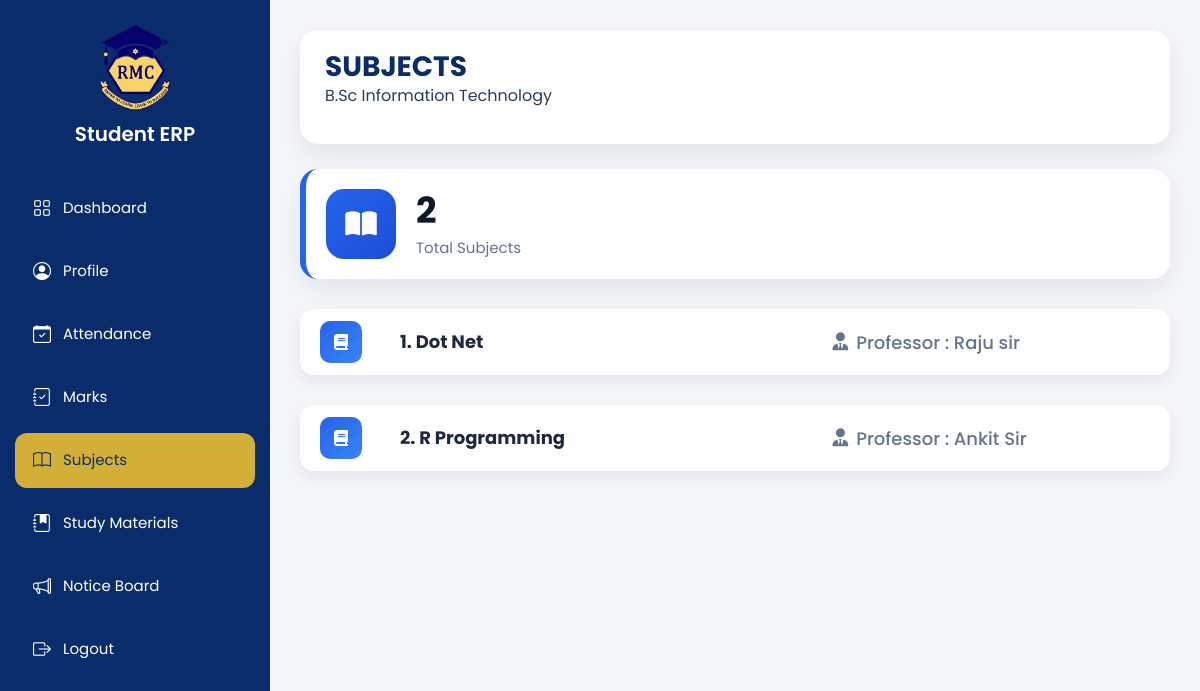
Screenshot of /student/subjects/ with the database file from the repository.
### core/models.py (models this page shows, shortened)
class Teacher(models.Model):
    teacher_id = models.CharField(max_length=20, unique=True)
    name = models.CharField(max_length=100)
    email = models.EmailField()
    mobile = models.CharField(max_length=15)
    subject = models.CharField(max_length=100)
    qualification = models.CharField(max_length=100, blank=True)
    experience = models.CharField(max_length=50, blank=True)
    gender = models.CharField(max_length=10, blank=True)
    dob = models.DateField(null=True, blank=True)
    joining_date = models.DateField(null=True, blank=True)
    address = models.TextField(blank=True)
    password = models.CharField(max_length=100)
    photo = models.ImageField(
        upload_to='teacher_photos/',
        null=True,
        blank=True
    )

### core/views.py (the view)
# urls.py: path('student/subjects/', views.student_subjects, name='student_subjects'),
def student_subjects(request):
    teachers = Teacher.objects.all()
    return render(request, 'student/subjects.html', {
        'subjects': teachers
    })

### templates/student/subjects.html (shortened to what this page needs)
{% load static %}
<!DOCTYPE html>
<html lang="en">
<head>
    <link href="https://cdn.jsdelivr.net/npm/bootstrap@5.3.3/dist/css/bootstrap.min.css" rel="stylesheet">
    <link href="https://cdn.jsdelivr.net/npm/bootstrap-icons@1.11.3/font/bootstrap-icons.css" rel="stylesheet">
    <link rel="stylesheet" href="{% static 'css/student.css' %}">
    <link rel="stylesheet" href="{% static 'css/subjects.css' %}">
    <link rel="stylesheet"
          href="https://cdnjs.cloudflare.com/ajax/libs/font-awesome/6.5.2/css/all.min.css">
</head>
<body>
<div class="dashboard">
    {% include "student/sidebar.html" %}
    <main class="main-content">
        <div class="topbar">
            <div class="top-left">
                <h3>SUBJECTS</h3>
                <p>B.Sc Information Technology</p>
            </div>
        </div>
        <div class="subjects-page">
            <div class="subject-summary">
                <div class="summary-card">
                    <div class="summary-icon">
                        <i class="fas fa-book-open"></i>
                    </div>
                    <div class="summary-content">
                        <h2>{{ subjects|length }}</h2>
                        <p>Total Subjects</p>
                    </div>
                </div>
            </div>
            <div class="subject-list">
                {% for subject in subjects %}
                <div class="subject-card">
                    <div class="subject-icon">
                        <i class="fas fa-book"></i>
                    </div>
                    <div class="subject-content">
                        <h4>{{ forloop.counter }}. {{ subject.subject }}</h4>
                        <span>
                            <i class="fas fa-user-tie"></i>
                            Professor : {{ subject.name }}
                        </span>
                    </div>
                </div>
                {% endfor %}
            </div>
        </div>
    </main>
</div>
</body>
</html>

### static/css/student.css (style rules this page uses)
* { margin:0; padding:0; box-sizing:border-box; font-family:'Poppins',sans-serif; }
body { background:#f4f6f9; overflow-x:hidden; color:#2c3e50; }
.dashboard { display:flex; min-height:100vh; }
.main-content { margin-left:270px; width:calc(100% - 270px); padding:30px; }
.topbar { background:#fff; border-radius:18px; padding:20px 25px; display:flex; justify-content:space-between; align-items:center; box-shadow:0 10px 25px rgba(0,0,0,.08); }
.topbar h3 { margin:0; color:#0B2C6A; font-weight:700; }
.info-card, .quick-card, .chart-box, .erp-card, .topbar { animation:fadeUp .6s ease; }
.topbar { display:flex; justify-content:space-between; align-items:center; gap:20px; }

### static/css/subjects.css (style rules this page uses)
.subjects-page { margin-top:25px; }
.subject-summary { margin-bottom:30px; }
.summary-card { display:flex; align-items:center; gap:20px; background:#fff; border-radius:18px; padding:20px; box-shadow:0 10px 25px rgba(0,0,0,.08); border-left:6px solid #2563eb; }
.summary-icon { width:70px; height:70px; border-radius:18px; background:linear-gradient(135deg,#2563eb,#1d4ed8); display:flex; justify-content:center; align-items:center; color:#fff; font-size:28px; }
.summary-content h2 { margin:0; color:#0f172a; font-size:36px; font-weight:700; }
.summary-content p { margin:5px 0 0; color:#64748b; font-size:15px; }
.subject-list { display:flex; flex-direction:column; gap:18px; }
.subject-card { display:flex; align-items:center; gap:18px; background:#fff; padding:12px 20px; min-height:65px; border-radius:14px; box-shadow:0 6px 18px rgba(0,0,0,.08); margin-bottom:12px; }
.subject-icon { width:42px; height:42px; border-radius:10px; background:linear-gradient(135deg,#2563eb,#3b82f6); display:flex; justify-content:center; align-items:center; color:#fff; font-size:16px; flex-shrink:0; }
.subject-content { flex:1; display:grid; grid-template-columns: 55% 45%; align-items:center; gap:20px; padding-left: 20px; }
.subject-content h4 { margin:0; font-size:18px; font-weight:700; color:#1e293b; }
.subject-content span { font-size:15px; color:#64748b; }
.subject-content span { display:flex; align-items:center; justify-content:flex-start; gap:8px; font-size:18px; color:#64748b; font-weight:500; }

### rows the page displays
Teacher: subject "Dot Net", name "Raju sir"
Teacher: subject "R Programming", name "Ankit Sir"

### other values shown
{{ subjects|length }} "2"
